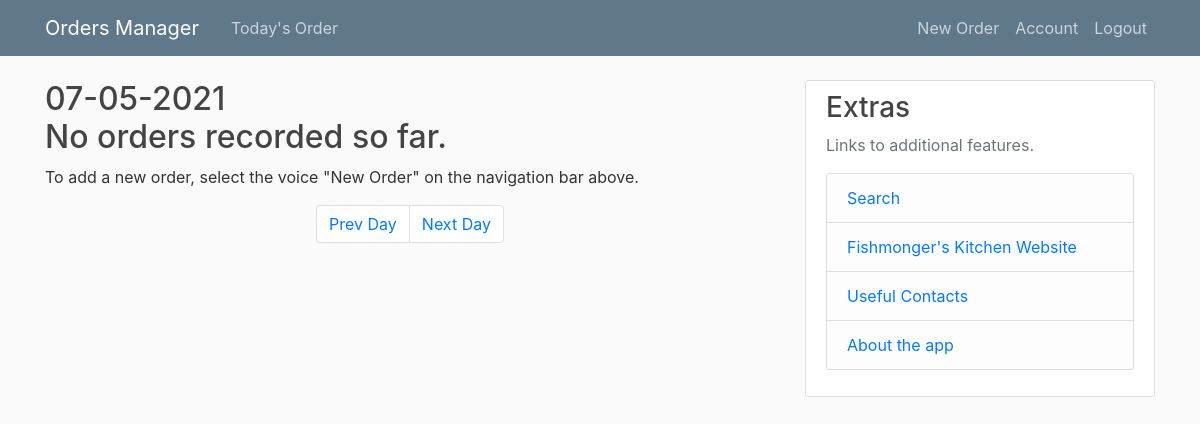
Before: /home/ (signed in) with the older database file.
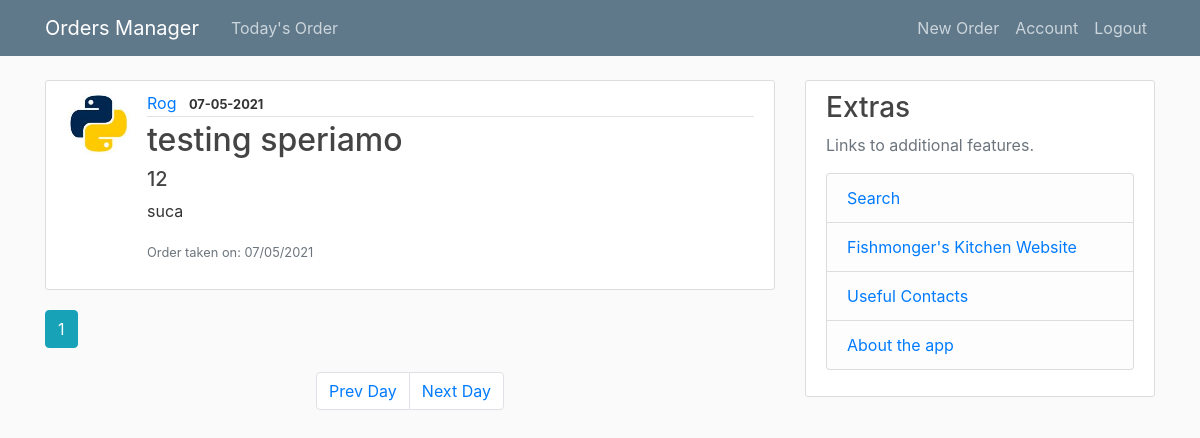
After: the same page with the newer database file.
### orders_manager/models.py (models this page shows, shortened)
class Post(db.Model):
    id = db.Column(db.Integer, primary_key=True)
    name = db.Column(db.String(100), nullable=False)
    phone_number = db.Column(db.String, nullable=False)
    date = db.Column(db.String, nullable=False)
    order = db.Column(db.Text, nullable=False)
    post_code = db.Column(db.String, nullable=False)
    date_posted = db.Column(db.DateTime, nullable=False, default=datetime.utcnow)
    user_id = db.Column(db.Integer, db.ForeignKey('user.id'), nullable=False)

class User(db.Model, UserMixin):
    id = db.Column(db.Integer, primary_key=True)
    username = db.Column(db.String(20), unique=True, nullable=False)
    email = db.Column(db.String(120), unique=True, nullable=False)
    image_file = db.Column(db.String(20), nullable=False, default='default.jpg')
    password = db.Column(db.String(60), nullable=False)
    posts = db.relationship('Post', backref='author', lazy=True)

### orders_manager/main/routes.py (the view)
@main.route("/home/", defaults={'view_date': date.today().strftime("%d-%m-%Y")})
@main.route("/home/<string:view_date>", methods=['GET', 'POST'])
@login_required
def home(view_date):
    session['date'] = view_date
    today = session.get('date')
    page = request.args.get('page', 1, type=int)
    posts = Post.query.filter_by(date=today).paginate(page=page, per_page=5)
    return render_template('home.html', posts=posts, date=today)

### orders_manager/models.py (called while the page is built)
@login_manager.user_loader
def load_user(user_id):
    return User.query.get(int(user_id))

### orders_manager/templates/home.html (shortened to what this page needs)
{% extends "layout.html" %}
{% block content %}
    {% if posts.items %}
      {% for post in posts.items %}
        <article class="media content-section">
          <img class="rounded-circle article-img" src="{{ url_for('static', filename='profile_pics/' + post.author.image_file) }}">
          <div class="media-body">
            <div class="article-metadata">
              <a class="mr-2" href="{{ url_for('users.user_posts', username=post.author.username) }}">{{ post.author.username }}</a>
              <small><b>{{ post.date }}</b></small>
            </div>
            <h2><a class="article-title" href="{{ url_for('posts.post', post_id=post.id) }}">{{ post.name }}</a></h2>
            <h5>{{ post.phone_number }}</h5>
            <p class="article-content">{{ post.order }}</p>
            <p><small class="text-muted">Order taken on: {{ post.date_posted.strftime('%d/%m/%Y') }}</small></p>
          </div>
        </article>
      {% endfor %}
    {% else %}
      <h2>{{ date }} <br> No orders recorded so far.</h2>
      <p>To add a new order, select the voice "New Order" on the navigation bar above.</p>
    {% endif %}
    {% for page_num in posts.iter_pages(left_edge=1, right_edge=1, left_current=1, right_current=2) %}
      {% if page_num %}
        {% if posts.page == page_num %}
          <a class="btn btn-info mb-4" href="{{ url_for('main.home', page=page_num) }}">{{ page_num }}</a>
        {% else %}
          <a class="btn btn-outline-info mb-4" href="{{ url_for('main.home', page=page_num) }}">{{ page_num }}</a>
        {% endif %}
      {% else %}
        ...
      {% endif %}
    {% endfor %}
    <nav aria-label="Date navigation">
      <ul class="pagination justify-content-center">
        <li class="page-item"><a class="page-link" href="{{ url_for('main.redirect_home', when='prev') }}">Prev Day</a></li>
        <li class="page-item"><a class="page-link" href="{{ url_for('main.redirect_home', when='next') }}">Next Day</a></li>
      </ul>
    </nav>
{% endblock content %}

Changed rows visible on the page:
added Post: image_file (picture), author.username "Rog", date "07-05-2021", name "testing speriamo", phone_number "12", order "suca", date_posted "07/05/2021"
Other visible differences:
{{ date }}: "07-05-2021" → (not shown)
new list line: "1"
text no longer shown: "No orders recorded so far. To add a new order, select the voice \"New Order\" on the navigation bar above."
